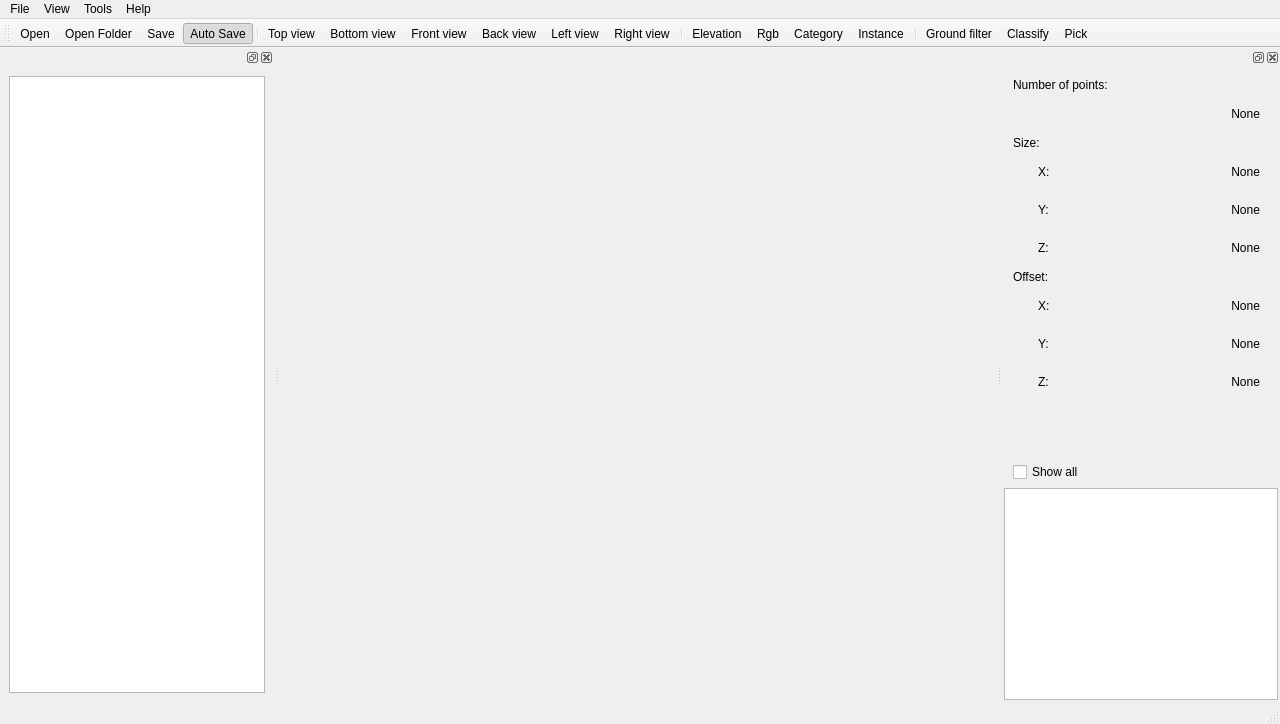
<?xml version="1.0" encoding="UTF-8"?>
<ui version="4.0">
 <class>MainWindow</class>
 <widget class="QMainWindow" name="MainWindow">
  <property name="geometry">
   <rect>
    <x>0</x>
    <y>0</y>
    <width>1280</width>
    <height>724</height>
   </rect>
  </property>
  <property name="maximumSize">
   <size>
    <width>16777215</width>
    <height>16777215</height>
   </size>
  </property>
  <property name="windowTitle">
   <string>PSAT - Point Cloud Segmentation Annotation Tool</string>
  </property>
  <widget class="QWidget" name="centralwidget"/>
  <widget class="QMenuBar" name="menubar">
   <property name="geometry">
    <rect>
     <x>0</x>
     <y>0</y>
     <width>1280</width>
     <height>17</height>
    </rect>
   </property>
   <widget class="QMenu" name="menuFile">
    <property name="title">
     <string>File</string>
    </property>
    <addaction name="actionOpen"/>
    <addaction name="actionOpenFolder"/>
    <addaction name="actionSave"/>
    <addaction name="actionAutoSave"/>
    <addaction name="actionSetting"/>
    <addaction name="separator"/>
    <addaction name="actionExit"/>
   </widget>
   <widget class="QMenu" name="menuView">
    <property name="title">
     <string>View</string>
    </property>
    <addaction name="actionElevation"/>
    <addaction name="actionRgb"/>
    <addaction name="actionCategory"/>
    <addaction name="actionInstance"/>
    <addaction name="separator"/>
    <addaction name="separator"/>
    <addaction name="actionPoint_size"/>
    <addaction name="actionPoint_size_2"/>
    <addaction name="actionBackground_color"/>
   </widget>
   <widget class="QMenu" name="menuHelp">
    <property name="title">
     <string>Help</string>
    </property>
    <widget class="QMenu" name="menuLanguage">
     <property name="title">
      <string>Language</string>
     </property>
     <property name="icon">
      <iconset>
       <normaloff>icons/language.png</normaloff>icons/language.png</iconset>
     </property>
     <addaction name="actionChinese"/>
     <addaction name="actionEnglish"/>
    </widget>
    <addaction name="menuLanguage"/>
    <addaction name="actionShortcut"/>
    <addaction name="actionAbout"/>
   </widget>
   <widget class="QMenu" name="menuTool">
    <property name="title">
     <string>Tools</string>
    </property>
    <addaction name="actionGround_filter"/>
    <addaction name="actionClassify"/>
    <addaction name="separator"/>
    <addaction name="actionPick"/>
    <addaction name="actionCachePick"/>
   </widget>
   <addaction name="menuFile"/>
   <addaction name="menuView"/>
   <addaction name="menuTool"/>
   <addaction name="menuHelp"/>
  </widget>
  <widget class="QStatusBar" name="statusbar"/>
  <widget class="QToolBar" name="toolBar">
   <property name="windowTitle">
    <string>toolBar</string>
   </property>
   <property name="layoutDirection">
    <enum>Qt::LeftToRight</enum>
   </property>
   <attribute name="toolBarArea">
    <enum>TopToolBarArea</enum>
   </attribute>
   <attribute name="toolBarBreak">
    <bool>false</bool>
   </attribute>
   <addaction name="actionOpen"/>
   <addaction name="actionOpenFolder"/>
   <addaction name="actionSave"/>
   <addaction name="actionAutoSave"/>
   <addaction name="separator"/>
   <addaction name="actionTop_view"/>
   <addaction name="actionBottom_view"/>
   <addaction name="actionFront_view"/>
   <addaction name="actionBack_view"/>
   <addaction name="actionLeft_view"/>
   <addaction name="actionRight_view"/>
   <addaction name="separator"/>
   <addaction name="actionElevation"/>
   <addaction name="actionRgb"/>
   <addaction name="actionCategory"/>
   <addaction name="actionInstance"/>
   <addaction name="separator"/>
   <addaction name="actionGround_filter"/>
   <addaction name="actionClassify"/>
   <addaction name="actionPick"/>
  </widget>
  <widget class="QDockWidget" name="dockWidget">
   <property name="minimumSize">
    <size>
     <width>278</width>
     <height>645</height>
    </size>
   </property>
   <property name="maximumSize">
    <size>
     <width>800</width>
     <height>524287</height>
    </size>
   </property>
   <property name="windowTitle">
    <string/>
   </property>
   <attribute name="dockWidgetArea">
    <number>2</number>
   </attribute>
   <widget class="QWidget" name="dockWidgetContents">
    <layout class="QVBoxLayout" name="verticalLayout">
     <property name="leftMargin">
      <number>2</number>
     </property>
     <property name="topMargin">
      <number>2</number>
     </property>
     <property name="rightMargin">
      <number>2</number>
     </property>
     <property name="bottomMargin">
      <number>2</number>
     </property>
     <item>
      <widget class="QWidget" name="info_widget" native="true">
       <layout class="QVBoxLayout" name="verticalLayout_2">
        <item>
         <widget class="QLabel" name="label">
          <property name="text">
           <string>Number of points:</string>
          </property>
         </widget>
        </item>
        <item>
         <widget class="QWidget" name="widget" native="true">
          <layout class="QHBoxLayout" name="horizontalLayout">
           <item>
            <widget class="QLabel" name="label_num_point">
             <property name="text">
              <string>None</string>
             </property>
             <property name="alignment">
              <set>Qt::AlignRight|Qt::AlignTrailing|Qt::AlignVCenter</set>
             </property>
            </widget>
           </item>
          </layout>
         </widget>
        </item>
        <item>
         <widget class="QLabel" name="label_2">
          <property name="text">
           <string>Size:</string>
          </property>
         </widget>
        </item>
        <item>
         <widget class="QWidget" name="widget_2" native="true">
          <layout class="QHBoxLayout" name="horizontalLayout_2">
           <property name="leftMargin">
            <number>25</number>
           </property>
           <item>
            <widget class="QLabel" name="label_5">
             <property name="text">
              <string>X:</string>
             </property>
            </widget>
           </item>
           <item>
            <widget class="QLabel" name="label_size_x">
             <property name="text">
              <string>None</string>
             </property>
             <property name="alignment">
              <set>Qt::AlignRight|Qt::AlignTrailing|Qt::AlignVCenter</set>
             </property>
            </widget>
           </item>
          </layout>
         </widget>
        </item>
        <item>
         <widget class="QWidget" name="widget_3" native="true">
          <layout class="QHBoxLayout" name="horizontalLayout_3">
           <property name="leftMargin">
            <number>25</number>
           </property>
           <item>
            <widget class="QLabel" name="label_4">
             <property name="text">
              <string>Y:</string>
             </property>
            </widget>
           </item>
           <item>
            <widget class="QLabel" name="label_size_y">
             <property name="text">
              <string>None</string>
             </property>
             <property name="alignment">
              <set>Qt::AlignRight|Qt::AlignTrailing|Qt::AlignVCenter</set>
             </property>
            </widget>
           </item>
          </layout>
         </widget>
        </item>
        <item>
         <widget class="QWidget" name="widget_4" native="true">
          <layout class="QHBoxLayout" name="horizontalLayout_4">
           <property name="leftMargin">
            <number>25</number>
           </property>
           <item>
            <widget class="QLabel" name="label_6">
             <property name="text">
              <string>Z:</string>
             </property>
            </widget>
           </item>
           <item>
            <widget class="QLabel" name="label_size_z">
             <property name="text">
              <string>None</string>
             </property>
             <property name="alignment">
              <set>Qt::AlignRight|Qt::AlignTrailing|Qt::AlignVCenter</set>
             </property>
            </widget>
           </item>
          </layout>
         </widget>
        </item>
        <item>
         <widget class="QLabel" name="label_3">
          <property name="text">
           <string>Offset:</string>
          </property>
         </widget>
        </item>
        <item>
         <widget class="QWidget" name="widget_5" native="true">
          <layout class="QHBoxLayout" name="horizontalLayout_5">
           <property name="leftMargin">
            <number>25</number>
           </property>
           <item>
            <widget class="QLabel" name="label_9">
             <property name="text">
              <string>X:</string>
             </property>
            </widget>
           </item>
           <item>
            <widget class="QLabel" name="label_offset_x">
             <property name="text">
              <string>None</string>
             </property>
             <property name="alignment">
              <set>Qt::AlignRight|Qt::AlignTrailing|Qt::AlignVCenter</set>
             </property>
            </widget>
           </item>
          </layout>
         </widget>
        </item>
        <item>
         <widget class="QWidget" name="widget_6" native="true">
          <layout class="QHBoxLayout" name="horizontalLayout_6">
           <property name="leftMargin">
            <number>25</number>
           </property>
           <item>
            <widget class="QLabel" name="label_10">
             <property name="text">
              <string>Y:</string>
             </property>
            </widget>
           </item>
           <item>
            <widget class="QLabel" name="label_offset_y">
             <property name="text">
              <string>None</string>
             </property>
             <property name="alignment">
              <set>Qt::AlignRight|Qt::AlignTrailing|Qt::AlignVCenter</set>
             </property>
            </widget>
           </item>
          </layout>
         </widget>
        </item>
        <item>
         <widget class="QWidget" name="widget_7" native="true">
          <layout class="QHBoxLayout" name="horizontalLayout_7">
           <property name="leftMargin">
            <number>25</number>
           </property>
           <item>
            <widget class="QLabel" name="label_12">
             <property name="text">
              <string>Z:</string>
             </property>
            </widget>
           </item>
           <item>
            <widget class="QLabel" name="label_offset_z">
             <property name="text">
              <string>None</string>
             </property>
             <property name="alignment">
              <set>Qt::AlignRight|Qt::AlignTrailing|Qt::AlignVCenter</set>
             </property>
            </widget>
           </item>
          </layout>
         </widget>
        </item>
        <item>
         <spacer name="verticalSpacer">
          <property name="orientation">
           <enum>Qt::Vertical</enum>
          </property>
          <property name="sizeHint" stdset="0">
           <size>
            <width>20</width>
            <height>40</height>
           </size>
          </property>
         </spacer>
        </item>
       </layout>
      </widget>
     </item>
     <item>
      <widget class="QWidget" name="label_widget" native="true">
       <layout class="QVBoxLayout" name="verticalLayout_3">
        <property name="leftMargin">
         <number>0</number>
        </property>
        <property name="topMargin">
         <number>0</number>
        </property>
        <property name="rightMargin">
         <number>0</number>
        </property>
        <property name="bottomMargin">
         <number>0</number>
        </property>
        <item>
         <widget class="QWidget" name="widget_8" native="true">
          <layout class="QHBoxLayout" name="horizontalLayout_8">
           <property name="bottomMargin">
            <number>0</number>
           </property>
           <item>
            <widget class="QCheckBox" name="checkBox_showall">
             <property name="text">
              <string>Show all</string>
             </property>
            </widget>
           </item>
          </layout>
         </widget>
        </item>
        <item>
         <widget class="QListWidget" name="label_listWidget"/>
        </item>
       </layout>
      </widget>
     </item>
    </layout>
   </widget>
  </widget>
  <widget class="QDockWidget" name="dockWidget_files">
   <attribute name="dockWidgetArea">
    <number>1</number>
   </attribute>
   <widget class="QWidget" name="dockWidgetContents_2">
    <layout class="QVBoxLayout" name="verticalLayout_4">
     <item>
      <widget class="QListWidget" name="listWidget_files"/>
     </item>
    </layout>
   </widget>
  </widget>
  <action name="actionOpen">
   <property name="icon">
    <iconset resource="../icons.qrc">
     <normaloff>:/icons/ui/icons/close.png</normaloff>:/icons/ui/icons/close.png</iconset>
   </property>
   <property name="text">
    <string>Open</string>
   </property>
   <property name="shortcut">
    <string>W</string>
   </property>
  </action>
  <action name="actionClose">
   <property name="icon">
    <iconset resource="../icons.qrc">
     <normaloff>:/icons/ui/icons/close.png</normaloff>:/icons/ui/icons/close.png</iconset>
   </property>
   <property name="text">
    <string>Close</string>
   </property>
  </action>
  <action name="actionExit">
   <property name="icon">
    <iconset resource="../icons.qrc">
     <normaloff>:/icons/ui/icons/exit.png</normaloff>:/icons/ui/icons/exit.png</iconset>
   </property>
   <property name="text">
    <string>Exit</string>
   </property>
  </action>

  <!-- Auto Save action -->
  <action name="actionAutoSave">
   <property name="icon">
    <iconset resource="../icons.qrc">
     <normaloff>:/icons/ui/icons/save.png</normaloff>:/icons/ui/icons/save.png</iconset>
   </property>
   <property name="text">
    <string>Auto Save</string>
   </property>
   <property name="toolTip">
    <string>Automatically save labels when they change</string>
   </property>
   <property name="checkable">
    <bool>true</bool>
   </property>
   <property name="checked">
    <bool>true</bool>
   </property>
  </action>

  <action name="actionPoint_size">
   <property name="icon">
    <iconset resource="../icons.qrc">
     <normaloff>:/icons/ui/icons/point+.png</normaloff>:/icons/ui/icons/point+.png</iconset>
   </property>
   <property name="text">
    <string>Point size +</string>
   </property>
   <property name="shortcut">
    <string>=</string>
   </property>
  </action>
  <action name="actionPoint_size_2">
   <property name="icon">
    <iconset resource="../icons.qrc">
     <normaloff>:/icons/ui/icons/point-.png</normaloff>:/icons/ui/icons/point-.png</iconset>
   </property>
   <property name="text">
    <string>Point size -</string>
   </property>
   <property name="shortcut">
    <string>-</string>
   </property>
  </action>
  <action name="actionTop_view">
   <property name="icon">
    <iconset resource="../icons.qrc">
     <normaloff>:/icons/ui/icons/topview.png</normaloff>:/icons/ui/icons/topview.png</iconset>
   </property>
   <property name="text">
    <string>Top view</string>
   </property>
   <property name="shortcut">
    <string>T</string>
   </property>
  </action>
  <action name="actionBottom_view">
   <property name="icon">
    <iconset resource="../icons.qrc">
     <normaloff>:/icons/ui/icons/bottomview.png</normaloff>:/icons/ui/icons/bottomview.png</iconset>
   </property>
   <property name="text">
    <string>Bottom view</string>
   </property>
  </action>
  <action name="actionFront_view">
   <property name="icon">
    <iconset resource="../icons.qrc">
     <normaloff>:/icons/ui/icons/frontview.png</normaloff>:/icons/ui/icons/frontview.png</iconset>
   </property>
   <property name="text">
    <string>Front view</string>
   </property>
   <property name="shortcut">
    <string>F</string>
   </property>
  </action>
  <action name="actionBack_view">
   <property name="icon">
    <iconset resource="../icons.qrc">
     <normaloff>:/icons/ui/icons/backview.png</normaloff>:/icons/ui/icons/backview.png</iconset>
   </property>
   <property name="text">
    <string>Back view</string>
   </property>
  </action>
  <action name="actionLeft_view">
   <property name="icon">
    <iconset resource="../icons.qrc">
     <normaloff>:/icons/ui/icons/leftview.png</normaloff>:/icons/ui/icons/leftview.png</iconset>
   </property>
   <property name="text">
    <string>Left view</string>
   </property>
  </action>
  <action name="actionRight_view">
   <property name="icon">
    <iconset resource="../icons.qrc">
     <normaloff>:/icons/ui/icons/rightview.png</normaloff>:/icons/ui/icons/rightview.png</iconset>
   </property>
   <property name="text">
    <string>Right view</string>
   </property>
   <property name="shortcut">
    <string>R</string>
   </property>
  </action>
  <action name="actionBackground_color">
   <property name="icon">
    <iconset resource="../icons.qrc">
     <normaloff>:/icons/ui/icons/背景颜色_background-color.svg</normaloff>:/icons/ui/icons/背景颜色_background-color.svg</iconset>
   </property>
   <property name="text">
    <string>Background color</string>
   </property>
  </action>
  <action name="actionElevation">
   <property name="icon">
    <iconset resource="../icons.qrc">
     <normaloff>:/icons/ui/icons/等高线_21_21.png</normaloff>:/icons/ui/icons/等高线_21_21.png</iconset>
   </property>
   <property name="text">
    <string>Elevation</string>
   </property>
   <property name="shortcut">
    <string>1</string>
   </property>
  </action>
  <action name="actionRgb">
   <property name="icon">
    <iconset resource="../icons.qrc">
     <normaloff>:/icons/ui/icons/RGB.png</normaloff>:/icons/ui/icons/RGB.png</iconset>
   </property>
   <property name="text">
    <string>Rgb</string>
   </property>
   <property name="shortcut">
    <string>2</string>
   </property>
  </action>
  <action name="actionCategory">
   <property name="icon">
    <iconset resource="../icons.qrc">
     <normaloff>:/icons/ui/icons/semantic.png</normaloff>:/icons/ui/icons/semantic.png</iconset>
   </property>
   <property name="text">
    <string>Category</string>
   </property>
   <property name="toolTip">
    <string>Category</string>
   </property>
   <property name="shortcut">
    <string>3</string>
   </property>
  </action>
  <action name="actionInstance">
   <property name="icon">
    <iconset resource="../icons.qrc">
     <normaloff>:/icons/ui/icons/instance.png</normaloff>:/icons/ui/icons/instance.png</iconset>
   </property>
   <property name="text">
    <string>Instance</string>
   </property>
   <property name="shortcut">
    <string>4</string>
   </property>
  </action>
  <action name="actionGround_filter">
   <property name="icon">
    <iconset resource="../icons.qrc">
     <normaloff>:/icons/ui/icons/ground21.png</normaloff>:/icons/ui/icons/ground21.png</iconset>
   </property>
   <property name="text">
    <string>Ground filter</string>
   </property>
  </action>
  <action name="actionClassify">
   <property name="icon">
    <iconset resource="../icons.qrc">
     <normaloff>:/icons/ui/icons/classify-21.png</normaloff>:/icons/ui/icons/classify-21.png</iconset>
   </property>
   <property name="text">
    <string>Classify</string>
   </property>
  </action>
  <action name="actionPick">
   <property name="icon">
    <iconset resource="../icons.qrc">
     <normaloff>:/icons/ui/icons/polygon.png</normaloff>:/icons/ui/icons/polygon.png</iconset>
   </property>
   <property name="text">
    <string>Pick</string>
   </property>
   <property name="shortcut">
    <string>C</string>
   </property>
  </action>
  <action name="actionSetting">
   <property name="icon">
    <iconset resource="../icons.qrc">
     <normaloff>:/icons/ui/icons/setting.png</normaloff>:/icons/ui/icons/setting.png</iconset>
   </property>
   <property name="text">
    <string>Setting</string>
   </property>
  </action>
  <action name="actionCachePick">
   <property name="text">
    <string>Cache pick</string>
   </property>
   <property name="shortcut">
    <string>Esc</string>
   </property>
  </action>
  <action name="actionSave">
   <property name="icon">
    <iconset resource="../icons.qrc">
     <normaloff>:/icons/ui/icons/save.png</normaloff>:/icons/ui/icons/save.png</iconset>
   </property>
   <property name="text">
    <string>Save</string>
   </property>
   <property name="shortcut">
    <string>S</string>
   </property>
  </action>
  <action name="actionShortcut">
   <property name="icon">
    <iconset resource="../icons.qrc">
     <normaloff>:/icons/ui/icons/keyboard.png</normaloff>:/icons/ui/icons/keyboard.png</iconset>
   </property>
   <property name="text">
    <string>Shortcut</string>
   </property>
  </action>
  <action name="actionAbout">
   <property name="icon">
    <iconset resource="../icons.qrc">
     <normaloff>:/icons/ui/icons/about.png</normaloff>:/icons/ui/icons/about.png</iconset>
   </property>
   <property name="text">
    <string>About</string>
   </property>
  </action>
  <action name="actionEnglish">
   <property name="checkable">
    <bool>true</bool>
   </property>
   <property name="text">
    <string>English</string>
   </property>
  </action>
  <action name="actionChinese">
   <property name="checkable">
    <bool>true</bool>
   </property>
   <property name="text">
    <string>中文</string>
   </property>
  </action>
  <action name="actionOpenFolder">
   <property name="icon">
    <iconset resource="../icons.qrc">
     <normaloff>:/icons/ui/icons/open.png</normaloff>:/icons/ui/icons/open.png</iconset>
   </property>
   <property name="text">
    <string>Open Folder</string>
   </property>
  </action>
 </widget>
 <resources>
  <include location="../icons.qrc"/>
 </resources>
 <connections/>
</ui>
